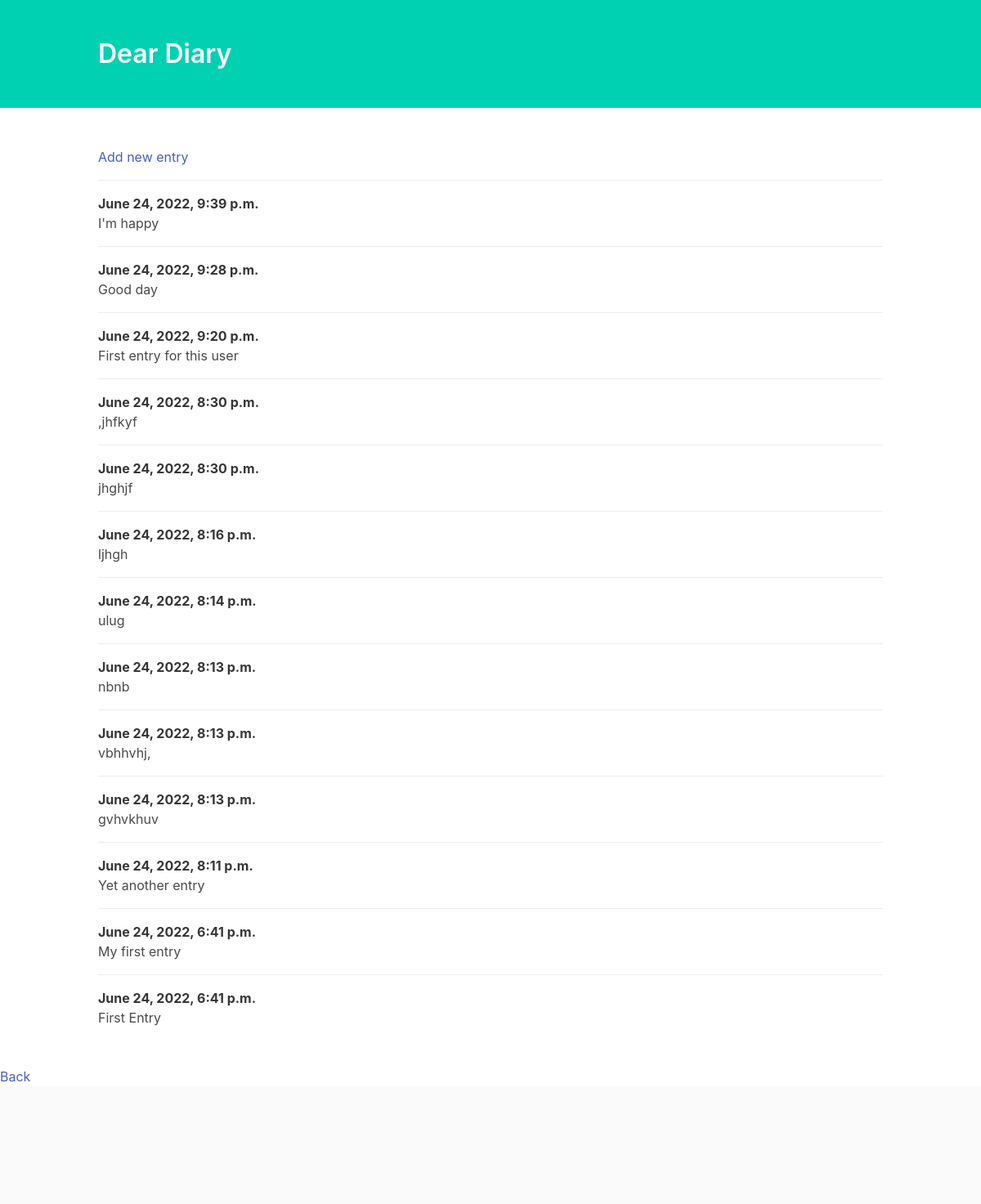
Page /index/ (signed in) on the committed database.
### entries/models.py (models this page shows, shortened)
class Entry(models.Model):
    author = models.ForeignKey(User, on_delete=models.CASCADE, blank= False, null=False)
    text = models.TextField()
    date_posted = models.DateTimeField(auto_now_add=True)
    class Meta:
        verbose_name_plural = 'entries'

### entries/views.py (the view)
# urls.py: path('index/', views.index, name="index"),
@login_required
def index(request: HttpRequest) -> HttpResponse:
    if request.method == 'GET':
        entries = Entry.objects.order_by('-date_posted').filter(author=request.user)
        return render(request=request, template_name='entries/index.html', context = {'entries' : entries})

### entries/templates/entries/index.html (shortened to what this page needs)
<!DOCTYPE html>
<html lang="en">
<head>
    <link rel="stylesheet" href="https://cdnjs.cloudflare.com/ajax/libs/bulma/0.6.2/css/bulma.min.css" />
</head>
<body>
    <section class="hero is-primary">
        <div class="hero-body">
            <div class="container">
                <h1 class="title">
                    Dear Diary
                </h1>
            </div>
        </div>
    </section>
    <section class="section">
        <div class="container">
            <article class="media">
                <div class="media-content">
                    <div class="content">
                        <a href="{% url 'add' %}">Add new entry</a>
                    </div>
                </div>
            </article>
            {% for entry in entries %}
                <article class="media">
                    <div class="media-content">
                        <div class="content">
                            <p>
                                <strong>{{ entry.date_posted }}</strong>
                                <br> {{ entry.text }}
                            </p>
                        </div>
                    </div>
                </article>
            {% endfor %}
        </div>
    </section>
    <a href="{% url 'add' %}">Back</a>
    <footer class="footer">
    </footer>
</body>
</html>

### rows in the picture
Entry: date_posted "June 24, 2022, 9:39 p.m.", text "I'm happy"
Entry: date_posted "June 24, 2022, 9:28 p.m.", text "Good day"
Entry: date_posted "June 24, 2022, 9:20 p.m.", text "First entry for this user"
Entry: date_posted "June 24, 2022, 8:30 p.m.", text ",jhfkyf"
Entry: date_posted "June 24, 2022, 8:30 p.m.", text "jhghjf"
Entry: date_posted "June 24, 2022, 8:16 p.m.", text "ljhgh"
Entry: date_posted "June 24, 2022, 8:14 p.m.", text "ulug"
Entry: date_posted "June 24, 2022, 8:13 p.m.", text "nbnb"
Entry: date_posted "June 24, 2022, 8:13 p.m.", text "vbhhvhj,"
Entry: date_posted "June 24, 2022, 8:13 p.m.", text "gvhvkhuv"
Entry: date_posted "June 24, 2022, 8:11 p.m.", text "Yet another entry"
Entry: date_posted "June 24, 2022, 6:41 p.m.", text "My first entry"
Entry: date_posted "June 24, 2022, 6:41 p.m.", text "First Entry"
